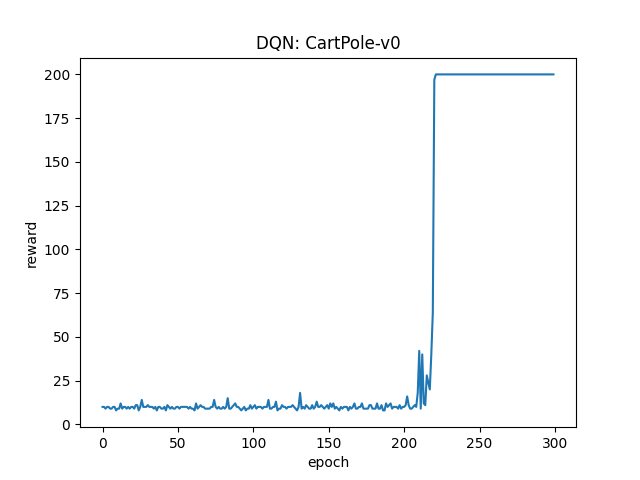

The Python source for this figure:
import sys
sys.path.append('..')

from tools.replay_buffer import ReplayBuffer
from tools.network import SimpleNet
import gym
import torch
from torch import nn, optim
import torch.nn.functional as F
import numpy as np
import matplotlib.pyplot as plt
 
class DQN():

    def __init__(
        self,
        env,
        n_action,
        gamma=0.9,
        buf_sz=2000,
        batch_sz=32,
        learn_rate=0.01,
        epsilon=0.1,
        target_update=100,
    ):
        self.env = env
        self.n_action = n_action
        self.gamma = gamma
        self.buf_sz = buf_sz
        self.batch_sz = batch_sz
        self.learn_rate = learn_rate
        self.epsilon = epsilon
        self.target_update = target_update
        self.step_cnt = 0

        self.replay_buffer = ReplayBuffer(buf_sz, batch_sz=batch_sz)
        self.device = torch.device("cuda" if torch.cuda.is_available() else "cpu")
        self.q_net = SimpleNet().to(self.device)     # q eval
        self.q_target = SimpleNet().to(self.device)  # fixed q
        self.q_target.load_state_dict(self.q_net.state_dict())
        self.opt = torch.optim.Adam(self.q_net.parameters(), lr=learn_rate)
        self.loss_fn = nn.MSELoss()

        self.reward_list = []

    def select_action(self, state):
        state = torch.unsqueeze(torch.tensor(state, dtype=torch.float32, device=self.device), 0)
        if np.random.uniform() < self.epsilon:
            a = np.random.randint(0, self.n_action)
        else:
            a = self.q_net(state).max(1)[1].cpu().numpy()[0]
        return a

    def train(self, epochs):
        for epoch in range(epochs):
            s = self.env.reset()
            tot_r = 0

            while True:
                self.env.render()
                a = self.select_action(s)
                s_, r, done, _ = self.env.step(a)
                tot_r += r

                x, x_dot, theta, theta_dot = s_
                r1 = (env.x_threshold - abs(x)) / env.x_threshold - 0.8
                r2 = (env.theta_threshold_radians - abs(theta)) / env.theta_threshold_radians - 0.5
                r = r1 + r2
                
                self.replay_buffer.add_experience(s, a, r, s_)
                s = s_

                self.step_cnt += 1
                if self.step_cnt >= self.buf_sz:
                    self.learn()

                if done:
                    break

            self.reward_list.append(tot_r)

    def learn(self):
        if self.step_cnt % self.target_update == 0:
            self.q_target.load_state_dict(self.q_net.state_dict())
            # print('Target net update')

        # 获得历史数据
        batch_data = self.replay_buffer.random_select()
        s_batch = torch.tensor([i.state for i in batch_data], dtype=torch.float32, device=self.device)
        a_batch = torch.tensor([i.action for i in batch_data], dtype=torch.long, device=self.device)
        r_batch = torch.tensor([i.reward for i in batch_data], dtype=torch.float32, device=self.device)
        next_s_batch = torch.tensor([i.next_state for i in batch_data], dtype=torch.float32, device=self.device)

        # 更新
        q_val = self.q_net(s_batch).gather(dim=1, index=a_batch.view(-1, 1)).view(self.batch_sz)
        q_target_val = self.q_target(next_s_batch).detach().max(dim=1)[0] * self.gamma + r_batch

        loss = self.loss_fn(q_val, q_target_val)

        self.opt.zero_grad()
        loss.backward()
        self.opt.step()

    def plot_reward(self):
        plt.plot(self.reward_list)
        plt.title('DQN: CartPole-v0')
        plt.xlabel('epoch')
        plt.ylabel('reward')
        plt.show()


env = gym.make('CartPole-v0')
dqn = DQN(env=env, n_action=2)

dqn.train(300)

env.close()

dqn.plot_reward()
